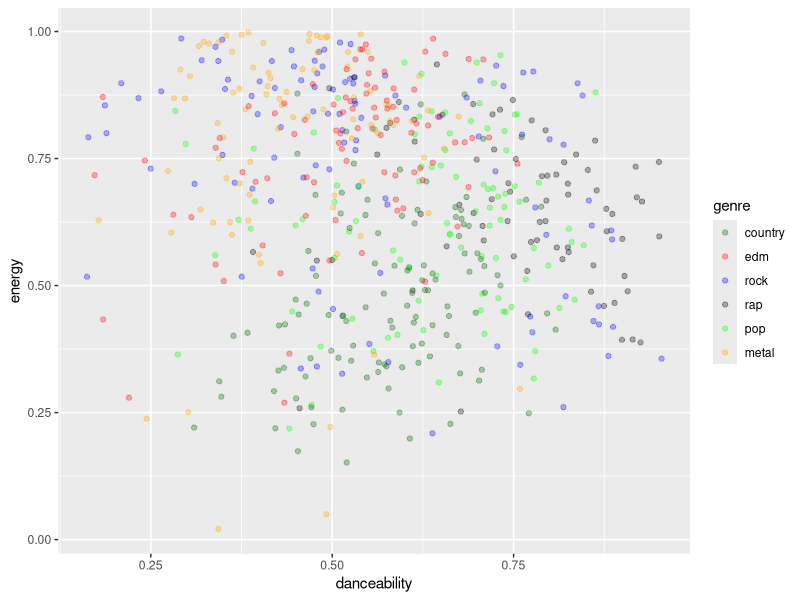

Reproduce this figure in R. (Note: this script raises an error after producing the figure.)
library(randomForest)  
library(e1071)  
library(caret)  
library(ggplot2)
set.seed(123)

setwd("/Users/nikhilkaul/Documents/Spring Semester 2019/CSC 422/Final Project")
mydata = read.csv(file = "spotify_training_data.csv")
my_data <- mydata[, c(2,3,4,5,6,7,8,9, 10, 11, 12, 13, 14, 15, 16, 17, 18, 19)]

p = ggplot(my_data,aes(x=danceability,  
                    y=energy, 
                    color=genre))

p + geom_jitter(alpha=0.3) +  
  scale_color_manual(breaks = c('country','edm', 'rock', 'rap', 'pop', 'metal'),
                     values=c('darkgreen','red', 'blue', 'black', 'green', 'orange'))

sample <- sample.int(n = nrow(my_data), size = floor(.66*nrow(my_data)), replace = F)
train <- my_data[sample, ]
test  <- my_data[-sample, ]

x <- train[,4:17]
y <- train[,18]
bestmtry <- tuneRF(x, y, stepFactor=1.5, improve=1e-5, ntree=300)

rf = randomForest(genre ~ energy + danceability + speechiness + valence + liveness + instrumentalness
                    + acousticness + loudness + popularity + tempo + mode + explicit + key,  ntree = 300,data = train, mtry=3)
plot(rf, main = "Random Forest Algorithm")
legend("topright", 
       legend = c("OOB", "country", "edm", "metal", "pop", "rap", "rock"),
       fill = c("black", "red", "green", "blue", "cyan", "pink", "black"), cex = .70
)
print(rf)

train$predicted.response = predict(rf , train)
print(confusionMatrix(data = train$predicted.response, reference = train$genre))

test$predicted.response = predict(rf , test)
print(confusionMatrix(data = test$predicted.response, reference = test$genre))



